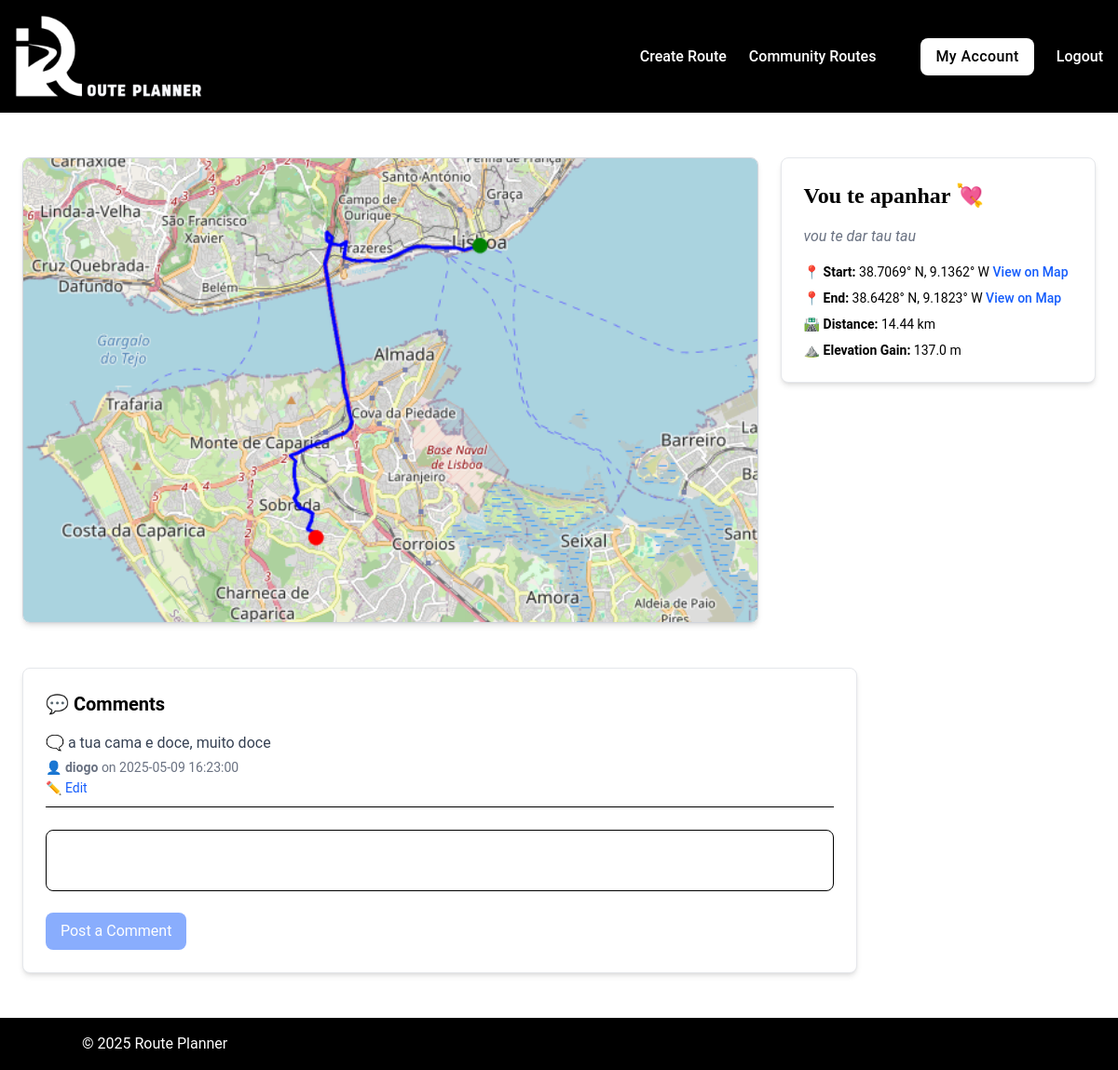
The page /route/1 (signed in) on the database its author committed.
### tables this page shows
CREATE TABLE routes (
id INTEGER PRIMARY KEY,
user_id INTEGER NOT NULL,
name TEXT NOT NULL,
description TEXT,
coordinates TEXT NOT NULL, elevation_gain REAL DEFAULT 0, elevation_loss REAL DEFAULT 0, max_elevation REAL DEFAULT 0, min_elevation REAL DEFAULT 0, avg_elevation REAL DEFAULT 0, total_distance REAL DEFAULT 0, map_image_url TEXT,
FOREIGN KEY (user_id) REFERENCES users(id)
);

CREATE TABLE comments (
id INTEGER PRIMARY KEY,
route_id INTEGER NOT NULL,
user_id INTEGER NOT NULL,
comment TEXT NOT NULL, create_at DATETIME DEFAULT CURRENT_TIMESTAMP,
FOREIGN KEY (route_id) REFERENCES routes(id),
FOREIGN KEY (user_id) REFERENCES users(id)
);

CREATE TABLE users (
id INTEGER PRIMARY KEY,
username TEXT NOT NULL UNIQUE,
email TEXT NOT NULL UNIQUE,
password TEXT NOT NULL
, profile_picture TEXT DEFAULT NULL);

### app.py (the view)
@app.route("/route/<int:route_id>")
@login_required
def view_route(route_id):
    route = query_db(
        "SELECT * FROM routes WHERE id = ?",
        (route_id,)
    )
    if not route:
        flash("Route not found.", "error")
        return redirect("/routes")
    coordinates = route[0]["coordinates"]
    coordinates = validate_coordinates(coordinates)
    start_point = tuple(map(float, coordinates[0])) if coordinates else None
    end_point = tuple(map(float, coordinates[-1])) if coordinates else None
    comments = query_db(
        """
        SELECT
            comments.id,
            comments.comment,
            comments.create_at,
            comments.user_id,
            users.username
        FROM comments
        JOIN users ON
        comments.user_id = users.id WHERE
        comments.route_id = ?
        """,
        (route_id,)
    )
    return render_template(
        "routes/view_route.html",
        route = route,
        comments = comments,
        route_id = route_id,
        start_point = start_point,
        end_point = end_point
        )

### helpers.py (called while the page is built)
def get_db():
    db = getattr(g, "_database", None)
    if db is None:
        db = g._database = sqlite3.connect(DATABASE)
        db.row_factory = sqlite3.Row # Allows accessing columns by name
    return db

def close_connection(exception):
    db = getattr(g, "_database", None)
    if db is not None:
        db.close()

def query_db(query, args = (), commit = False):
    connection = get_db()
    current = connection.cursor()
    current.execute(query, args)
    if commit:
        connection.commit()
    else:
        return current.fetchall()

def login_required(f):
    @wraps(f)
    def decorated_function(*args, **kwargs):
        if "user_id" not in session:
            flash("Please log in to access this page.", "error")
            return redirect("/login")
        return f(*args, **kwargs)
    return decorated_function

def validate_coordinates(coordinates_json):
    try:
        coords = json.loads(coordinates_json)
        if not isinstance(coords, list):
            raise ValueError("Coordinates should be a list.")
        valid_coords = []
        for pair in coords:
            if (
                isinstance(pair, list) and
                len(pair) == 2 and
                all(isinstance(p, (int, float)) for p in pair)
            ):
                valid_coords.append([round(float(pair[0]), 6), round(float(pair[1]), 6)])
            else:
                print(f"Invalid coordinate pair skipped: {pair}")
        return valid_coords
    except json.JSONDecodeError as e:
        print(f"Error decoding JSON: {e}")
    except ValueError as e:
        print(f"Invalid coordinates: {e}")
    return []

### templates/routes/view_route.html (shortened to what this page needs)
{% extends "base.html" %}
{% block main %}
<div
  class="
    flex
    flex-col
    flex-wrap
    content-center
    justify-center
    my-[2%]
    p-6"
    >
  <div
    class="
      flex
      flex-col
      lg:flex-row
      gap-6
      max-w-7xl
      w-full"
      >
    <div class="lg:w-[70%] w-full">
      {% if route[0]["map_image_url"] %}
        <img
          src="{{ url_for('static', filename='images/routes/' + route[0]['map_image_url']) }}"
          alt="Route Map"
          class="
            w-full
            h-[500px]
            object-cover
            rounded-lg
            shadow-md
            border
            border-gray-300"
        />
      {% endif %}
    </div>
    <div class="lg:w-[30%] w-full">
      <div
        class="
          bg-white
          p-6
          rounded-lg
          shadow-md
          border
          border-gray-200"
          >
        <h1
          class="
            text-2xl
            font-bold
            mb-4"
            >
            {{ route[0]["name"] }}
        </h1>
        {% if route[0]["description"] %}
          <p  class="text-gray-500 italic mb-4" >
            {{ route[0]["description"] }}
          </p>
        {% else %}
          <p class="text-gray-500 italic mb-4">
            No description available
          </p>
        {% endif %}
        <div class="text-sm space-y-2">
          {% if start_point %}
            <p>
              📍 <strong>Start:</strong>
              {{ start_point[0]|abs|round(4) }}° {{ 'N' if start_point[0] >= 0 else 'S' }},
              {{ start_point[1]|abs|round(4) }}° {{ 'E' if start_point[1] >= 0 else 'W' }}
              <a
                href="https://maps.google.com/?q={{ start_point[0] }},{{ start_point[1] }}"
                target="_blank"
                class="text-blue-600 hover:underline font-medium"
                >
                View on Map
              </a>
            </p>
          {% endif %}
          {% if end_point %}
            <p>
              📍 <strong>End:</strong>
              {{ end_point[0]|abs|round(4) }}° {{ 'N' if end_point[0] >= 0 else 'S' }},
              {{ end_point[1]|abs|round(4) }}° {{ 'E' if end_point[1] >= 0 else 'W' }}
              <a
                href="https://maps.google.com/?q={{ end_point[0] }},{{ end_point[1] }}"
                target="_blank"
                class="text-blue-600 hover:underline font-medium"
                >
                View on Map
              </a>
            </p>
          {% endif %}
          <p>
            🛣️ <strong>Distance:</strong>
            {{ route[0]["total_distance"]|round(2) }} km
          </p>
          <p>
            ⛰️ <strong>Elevation Gain:</strong>
            {{ route[0]["elevation_gain"]|round(0) }} m
          </p>
        </div>
      </div>
    </div>
  </div>
  {% include 'routes/comments_section.html' %}
</div>
{% endblock %}

### templates/routes/comments_section.html (shortened to what this page needs)
<div
  class="mt-12 max-w-4xl w-full"
>
  <div
    class="
      bg-white
      p-6
      rounded-lg
      shadow-md
      border
      border-gray-200"
      >
    <h2
      class="text-xl font-semibold mb-4"
      >
      💬 Comments
    </h2>
    {% if comments %}
      <ul class="space-y-4 mb-6">
        {% for comment in comments %}
          <li class="border-b pb-2">
            <p class="text-gray-700">
              🗨️ {{ comment.comment }}
            </p>
            <p class="text-sm text-gray-500 mt-1">
              👤 <strong>{{ comment.username }}</strong>
              on {{ comment.create_at }}
            </p>
            {% if session.get("user_id") == comment.user_id %}
              <a
                href="{{ url_for('edit_comment', route_id = route_id, comment_id = comment.id) }}"
                class="text-blue-600 hover:underline text-sm"
              >
                ✏️ Edit
              </a>
            {% endif %}
          </li>
        {% endfor %}
      </ul>
    {% else %}
      <p class="text-gray-500 italic mb-6">
        🙁 No comments yet. Be the first to comment!
      </p>
    {% endif %}
    <form
      action="{{ url_for('post_comment', route_id = route_id) }}"
      method="post"
      class="space-y-4"
      >
      <textarea
        name="comment"
        data-textarea
        placeholder="💬 Add a comment..."
        required
        class="
          w-full
          px-4 ~
          py-2 ~
          border
          rounded-lg
          resize-none"
          >
      </textarea>
      <button
        type="submit"
        data-submit-button
        class="
          w-auto
          bg-blue-600
          text-white
          px-4
          py-2
          rounded-lg
          hover:bg-blue-700
          cursor-pointer
          disabled:opacity-50
          disabled:cursor-not-allowed
          "
          disabled
          >
        Post a Comment
      </button>
    </form>
  </div>
</div>

### static/css/styles.css (style rules this page uses)
body { font-family: 'Roboto', -apple-system, BlinkMacSystemFont, 'Segoe UI', sans-serif; }
h1 { font-family: 'Merriweather', Georgia, serif; }

### rows shown on the page
routes: map_image_url (picture), name "Vou te apanhar 💘", description "vou te dar tau tau", total_distance "14.44", elevation_gain "137.0"
comments: comment "a tua cama e doce, muito doce", username "diogo", create_at "2025-05-09 16:23:00"

### other values the page prints
{{ start_point[0]|abs|round(4) }} "38.7069"
{{ 'N' if start_point[0] >= 0 else 'S' }} "N"
{{ start_point[1]|abs|round(4) }} "9.1362"
{{ 'E' if start_point[1] >= 0 else 'W' }} "W"
{{ end_point[0]|abs|round(4) }} "38.6428"
{{ 'N' if end_point[0] >= 0 else 'S' }} "N"
{{ end_point[1]|abs|round(4) }} "9.1823"
{{ 'E' if end_point[1] >= 0 else 'W' }} "W"
